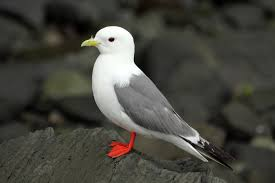
#> input picture Red_legged_Kittiwake.jpeg, 275 x 183 px
$ jupyter execute --allow-errors GLCM.ipynb   (older library calls are emulated)
#> lines starting #> are read from the running program, lines starting #| are printed output that depends on the picture; long printed decimals are rounded
[cell 1]
import cv2
import numpy as np
import matplotlib.pyplot as plt
from skimage.feature import graycomatrix, graycoprops

#-------------------------------
# 1. Görüntüyü Gri Tonlamaya Çevir
#-------------------------------
image = cv2.imread('Red_legged_Kittiwake.jpeg', cv2.IMREAD_GRAYSCALE)
#> image: shape (183, 275); min 0, max 255, mean 69

# Gri seviye sayısını sınırlamak (isteğe bağlı, örneğin: 8-bit = 256)
levels = 256

#-------------------------------
# 2. GLCM Hesaplama
#-------------------------------
# Mesafe = 1 piksel, Açı = 0 derece (yatay yönde)
glcm = graycomatrix(
    image,
    distances=[1],
    angles=[0],
    levels=levels,
    symmetric=True,
    normed=True
)

#-------------------------------
# 3. Doku Özelliklerini Hesaplama
#-------------------------------
contrast = graycoprops(glcm, 'contrast')[0, 0]
#> contrast = 113.3
homogeneity = graycoprops(glcm, 'homogeneity')[0, 0]
#> homogeneity = 0.423
energy = graycoprops(glcm, 'energy')[0, 0]
#> energy = 0.0457
correlation = graycoprops(glcm, 'correlation')[0, 0]
#> correlation = 0.974

# Konsola yazdır
print(f"Contrast   : {contrast:.4f}")
#| Contrast   : 113.3450
print(f"Homogeneity: {homogeneity:.4f}")
#| Homogeneity: 0.4234
print(f"Energy     : {energy:.4f}")
#| Energy     : 0.0457
print(f"Correlation: {correlation:.4f}")
#| Correlation: 0.9742

#-------------------------------
# 4. Görselleştirme
#-------------------------------
plt.figure(figsize=(16, 5))

# Orijinal görüntü
plt.subplot(1, 3, 1)
plt.imshow(image, cmap='gray')
plt.title('Orijinal Gri Görüntü')
plt.axis('off')

# GLCM matrisi (0° açı, 1 piksel mesafe)
plt.subplot(1, 3, 2)
plt.imshow(glcm[:, :, 0, 0], cmap='jet', interpolation='nearest')
plt.title('GLCM (d=1, θ=0°)')
plt.colorbar(label='Olasılık')
plt.axis('off')

# Doku özellikleri çubuğu
plt.subplot(1, 3, 3)
properties = ['Contrast', 'Homogeneity', 'Energy', 'Correlation']
values = [contrast, homogeneity, energy, correlation]
#> values = [113.3, 0.423, 0.0457, 0.974]
bars = plt.bar(properties, values, color='skyblue', edgecolor='black')
plt.title('Doku Özellikleri')
plt.ylim(0, max(values) * 1.2)
for bar in bars:
    yval = bar.get_height()
    plt.text(bar.get_x() + bar.get_width() / 2.0, yval + 0.01, f'{yval:.2f}', ha='center', va='bottom')
#> this loop made 4 passes
#> yval on passes 1 to 4: 113.3, 0.423, 0.0457, 0.974

plt.tight_layout()
plt.show()
#> figure, not shown here; panel 4: tallest bar 113.3 high, from x = -0.4 to 0.4

[cell 2]
from skimage.feature import graycomatrix, graycoprops

glcm = graycomatrix(image, distances=[1, 2], angles=[0, np.pi/2], levels=256, symmetric=True, normed=True)
contrast = graycoprops(glcm, 'contrast')[0, 0]
homogeneity = graycoprops(glcm, 'homogeneity')[0, 0]

print(f"Contrast   : {contrast:.4f}")
#| Contrast   : 113.3450
print(f"Homogeneity: {homogeneity:.4f}")
#| Homogeneity: 0.4234

plt.figure(figsize=(12, 3))
plt.subplot(1, 3, 1)
plt.imshow(image, cmap='gray')

[cell 3]
import cv2
import numpy as np
import matplotlib.pyplot as plt
from skimage.feature import local_binary_pattern

# 1. Görüntüyü yükle ve gri tona çevir
image = cv2.imread('Red_legged_Kittiwake.jpeg', cv2.IMREAD_GRAYSCALE)

# 2. LBP parametrelerini tanımla
radius = 1              # Komşuluk yarıçapı
n_points = 8 * radius   # Komşu piksel sayısı (8, 16, 24...)
method = 'uniform'      # 'default', 'ror', 'uniform', 'nri_uniform'

# 3. LBP özelliğini çıkar
lbp = local_binary_pattern(image, n_points, radius, method)
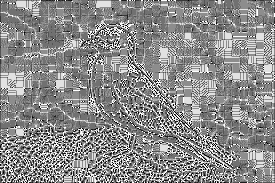
#> lbp: shape (183, 275) float64; min 0, max 9, mean 4.93; drawn with min black and max white

# 4. Histogram hesapla (LBP dağılımı)
n_bins = int(lbp.max() + 1)
#> n_bins = 10
hist, _ = np.histogram(lbp.ravel(), bins=n_bins, range=(0, n_bins), density=True)
#> hist = [0.0242, 0.0395, 0.0283, 0.12, 0.233, 0.249, 0.0756, 0.0597, 0.108, 0.0627]

# 5. Sonuçları görselleştir
plt.figure(figsize=(8,3))
plt.subplot(1,2,1)
plt.title("Orijinal Görüntü\n")
plt.imshow(image, cmap='gray')
plt.axis('off')
plt.subplot(1,2,2)
plt.title("LBP Görüntüsü\n")
plt.imshow(lbp, cmap='gray')
plt.axis('off')
plt.tight_layout()
plt.show()

# Histogramı yazdır
print("LBP Histogramı:\n", hist)
#| LBP Histogramı:
#|  [0.02416 0.03948 0.02832 0.12 0.2335 0.2485
#|  0.07561 0.05973 0.108 0.06269 ]

[cell 4]
import matplotlib.pyplot as plt
from skimage import color, io
from skimage.feature import hog
from skimage.transform import resize

# Görüntüyü yükle ve yeniden boyutlandır (isteğe bağlı)
image = io.imread('Red_legged_Kittiwake.jpeg')  # kendi görselini buraya koy
#> image: shape (183, 275, 3)
image_resized = resize(image, (128, 64))  # HOG için yaygın boyut
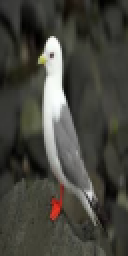
#> image_resized: shape (128, 64, 3) float64 (shown 2 times larger); mean R, G, B 0.275, 0.273, 0.244

# Gri tonlamaya çevir
gray_image = color.rgb2gray(image_resized)

# HOG özelliklerini ve görselleştirmesini elde et
features, hog_image = hog(
    gray_image,
    orientations=9,
    pixels_per_cell=(8, 8),
    cells_per_block=(2, 2),
    block_norm='L2-Hys',
    visualize=True
)
#> features = 3780 values, max 0.523 at index 1305, min 0 at index 20, mean 0.124

# Görselleştirme
fig, (ax1, ax2) = plt.subplots(1, 2, figsize=(10, 4), tight_layout=True)
ax1.imshow(gray_image, cmap='gray')
ax1.set_title('Gri Tonlamalı Görüntü')
ax1.axis('off')

ax2.imshow(hog_image, cmap='gray')
ax2.set_title('HOG Özellik Görselleştirmesi')
ax2.axis('off')

plt.show()

[cell 5]
import cv2
import numpy as np
import matplotlib.pyplot as plt

# Görüntüyü oku ve griye çevir
image = cv2.imread('Red_legged_Kittiwake.jpeg')
#> image is the input picture: shape (183, 275, 3); mean B, G, R 62.3, 69.7, 70.2
gray = cv2.cvtColor(image, cv2.COLOR_BGR2GRAY)

# Sobel filtreleri ile gradyanları hesapla
Gx = cv2.Sobel(gray, cv2.CV_64F, 1, 0, ksize=3)
Gy = cv2.Sobel(gray, cv2.CV_64F, 0, 1, ksize=3)

# Büyüklük ve yön
magnitude = np.sqrt(Gx**2 + Gy**2)
angle = np.arctan2(Gy, Gx) * 180 / np.pi
angle = np.mod(angle, 180)  # 0-180 dereceye normalize
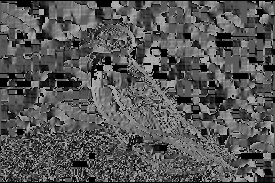
#> angle: shape (183, 275) float64; min 0, max 179.8, mean 86.7

# Yönelime göre histogram
num_bins = 9
bin_edges = np.linspace(0, 180, num_bins + 1)
hist, _ = np.histogram(angle, bins=bin_edges, weights=magnitude)
#> hist = [185101.1, 141108.8, 157679.7, 209189.7, 279431.3, 323561.5, 337225.9, 216879.3, 162175.8]

# Histogramı görselleştir
plt.bar(range(num_bins), hist)
plt.xlabel("Yönelim Bin'i")
plt.ylabel("Gradyan Ağırlıklı Değer")
plt.title("Edge Orientation Histogram")
plt.show()
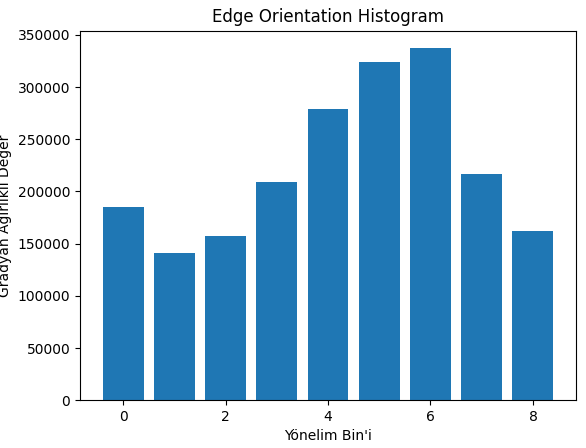
#> figure drawn by matplotlib, 1 panel; tallest bar 337225.9 high, from x = 5.6 to 6.4

[cell 6]
import cv2
import numpy as np
import matplotlib.pyplot as plt

# Görüntüyü gri tonlamalı oku
img = cv2.imread('Red_legged_Kittiwake.jpeg', 0)

# Gabor filtrelerini oluştur
def gabor_filter_bank(frequencies, orientations):
    filters = []
    for theta in orientations:
        for f in frequencies:
            kernel = cv2.getGaborKernel((21, 21), 4.0, theta, f, 0.5, 0, ktype=cv2.CV_32F)
            filters.append(kernel)
    return filters

# Parametreler
frequencies = [4, 8]
orientations = [0, np.pi/4, np.pi/2]
filters = gabor_filter_bank(frequencies, orientations)

# Filtreleri uygula
responses = [cv2.filter2D(img, cv2.CV_8UC3, k) for k in filters]
#> responses = 6 items

# Görselleri göster
plt.figure(figsize=(12, 6))
for i, (filt, resp) in enumerate(zip(filters, responses)):
    plt.subplot(3, len(filters), i + 1)
    plt.imshow(filt, cmap='gray')
    plt.title(f'Kernel {i+1}')
    plt.axis('off')

    plt.subplot(3, len(filters), i + 1 + len(filters))
    plt.imshow(resp, cmap='gray')
    plt.title(f'Response {i+1}')
    plt.axis('off')
#> this loop made 6 passes

# Histogramdan öznitelik vektörü çıkarımı
feature_vector = []
for resp in responses:
    hist = cv2.calcHist([resp], [0], None, [32], [0, 256])
    hist = cv2.normalize(hist, hist).flatten()
    feature_vector.extend(hist)
#> after the loop, feature_vector = 192 values, max 0.998 at index 0, min 0.000192 at index 157, mean 0.0798

plt.tight_layout()
plt.show()
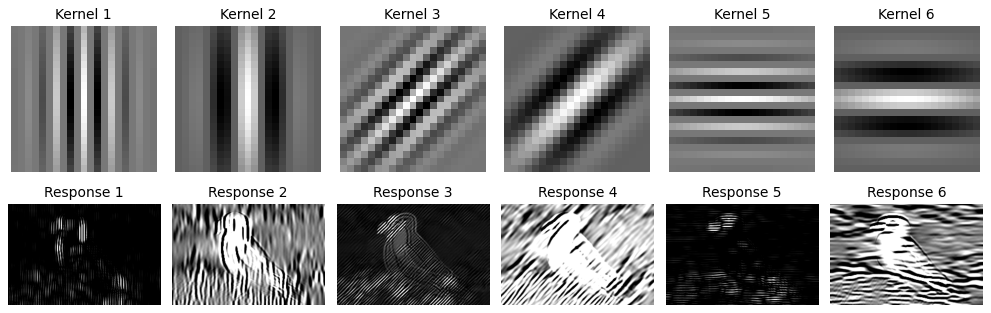
#> figure drawn by matplotlib, 12 panels
print("Özellik vektörü boyutu:", len(feature_vector))
#| Özellik vektörü boyutu: 192

[cell 7]
import cv2
import numpy as np
import matplotlib.pyplot as plt

# Görüntüyü gri tonlamalı oku
img = cv2.imread('Red_legged_Kittiwake.jpeg', 0)

# Fourier dönüşümü
f = np.fft.fft2(img)
fshift = np.fft.fftshift(f)
magnitude_spectrum = 20 * np.log(np.abs(fshift) + 1)  # +1 log(0) hatasını önler

# Görselleştir
plt.figure(figsize=(12, 5))

plt.subplot(1, 2, 1)
plt.imshow(img, cmap='gray')
plt.title('Original Image')
plt.axis('off')

plt.subplot(1, 2, 2)
plt.imshow(magnitude_spectrum, cmap='gray')
plt.title('Magnitude Spectrum')
plt.axis('off')

plt.tight_layout()
plt.show()

# Kaydetme (opsiyonel)
cv2.imwrite('Red_legged_KittiwakeF.jpeg', magnitude_spectrum)
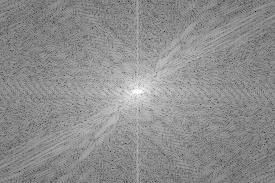
#> saved as Red_legged_KittiwakeF.jpeg: shape (183, 275); min 24, max 255, mean 141.5
#> Out = True

[cell 8]
import cv2
import pywt
import numpy as np
import matplotlib.pyplot as plt

img = cv2.imread('Red_legged_Kittiwake.jpeg', cv2.IMREAD_GRAYSCALE)

# 2. Tek seviye 2D ayrık wavelet dönüşümü (Daubechies 1)
coeffs2 = pywt.dwt2(img, 'db1')
LL, (LH, HL, HH) = coeffs2
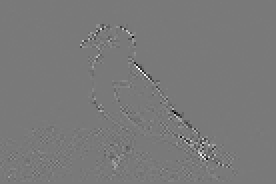
#> HH: shape (92, 138) float64 (shown 2 times larger); min -76.5, max 83.5, mean 0; drawn with min black and max white

# 3. Alt bantları görselleştir
plt.figure(figsize=(12, 8))
bands = [LL, LH, HL, HH]
titles = ['LL (Yaklaşıklık)', 'LH (Yatay Kenar)', 'HL (Dikey Kenar)', 'HH (Detay)']

for i, (band, title) in enumerate(zip(bands, titles)):
    plt.subplot(2, 2, i+1)
    plt.imshow(band, cmap='gray')
    plt.title(title)
    plt.axis('off')
#> this loop made 4 passes
#> title on passes 1 to 4: 'LL (Yaklaşıklık)', 'LH (Yatay Kenar)', 'HL (Dikey Kenar)', 'HH (Detay)'

plt.tight_layout()
plt.show()

# 4. Histogram tabanlı öznitelik vektörü çıkarımı
feature_vector = []
for band in bands:
    hist = cv2.calcHist([np.float32(band)], [0], None, [32], [np.min(band), np.max(band)])
    hist = cv2.normalize(hist, hist).flatten()
    feature_vector.extend(hist)
#> this loop made 4 passes
#> after the loop, feature_vector = 128 values, max 0.996 at index 111, min 0 at index 33, mean 0.0531

print("Öznitelik vektörü uzunluğu:", len(feature_vector))
#| Öznitelik vektörü uzunluğu: 128

[cell 9]
import cv2
import matplotlib.pyplot as plt
from skimage.feature import hog
from skimage import color

# 1. Görüntüyü yükle ve gri tona çevir
image = cv2.imread('Red_legged_Kittiwake.jpeg')
gray_image = cv2.cvtColor(image, cv2.COLOR_BGR2GRAY)

# 2. HOG özelliğini çıkar
hog_features, hog_image = hog(
    gray_image,
    orientations=9,       # Yön sayısı (açı bölmesi)
    pixels_per_cell=(8, 8),   # Her hücrenin boyutu
    cells_per_block=(2, 2),   # Blok başına hücre sayısı
    block_norm='L2-Hys',      # Normalizasyon yöntemi
    visualize=True,           # Görselleştirme çıktısı istersek True olmalı
    transform_sqrt=True       # Parlaklık farklarını normalize eder
)
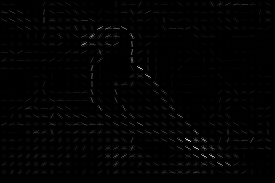
#> hog_image: shape (183, 275) float64; min 0, max 5.61, mean 0.064; drawn with min black and max white

# 3. Görselleştir
plt.figure(figsize=(10, 4))
plt.subplot(1, 2, 1)
plt.title("Orijinal Görüntü")
plt.imshow(gray_image, cmap='gray')
plt.axis('off')

plt.subplot(1, 2, 2)
plt.title("HOG Özellik Görselleştirmesi")
plt.imshow(hog_image, cmap='gray')
plt.axis('off')

plt.tight_layout()
plt.show()

# 4. Özellik vektörünü yazdır
print("HOG Özellik Vektörü Uzunluğu:", len(hog_features))
#| HOG Özellik Vektörü Uzunluğu: 24948

[cell 10]
import cv2
import matplotlib.pyplot as plt

# 1. Görüntüyü yükle ve gri tona çevir
image = cv2.imread('Red_legged_Kittiwake.jpeg', cv2.IMREAD_GRAYSCALE)

# 2. X ve Y yönlerinde Sobel gradyanlarını hesapla
grad_x = cv2.Sobel(image, cv2.CV_64F, 1, 0, ksize=3)
grad_y = cv2.Sobel(image, cv2.CV_64F, 0, 1, ksize=3)

# 3. Gradyan büyüklüğü ve yönünü hesapla
magnitude = cv2.magnitude(grad_x, grad_y)
angle = cv2.phase(grad_x, grad_y, angleInDegrees=True)
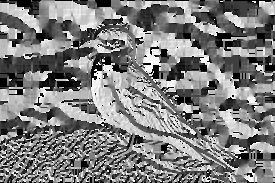
#> angle: shape (183, 275) float64; min 0, max 359.6, mean 178.1; drawn with min black and max white

# 4. Görselleştirme
plt.figure(figsize=(12, 4))

plt.subplot(1, 3, 1)
plt.title('Giriş Görüntüsü')
plt.imshow(image, cmap='gray')
plt.axis('off')

plt.subplot(1, 3, 2)
plt.title('Gradyan Büyüklüğü')
plt.imshow(magnitude, cmap='gray')
plt.axis('off')

plt.subplot(1, 3, 3)
plt.title('Gradyan Yönü (Derece)')
plt.imshow(angle, cmap='hsv')  # Açıları renkli görmek için HSV kullanılır
plt.axis('off')

plt.tight_layout()
plt.show()

[cell 11]
import cv2
import matplotlib.pyplot as plt
from skimage.feature import graycomatrix, graycoprops

# 1. Görüntüyü yükle ve gri tona çevir
image = cv2.imread('Red_legged_Kittiwake.jpeg', cv2.IMREAD_GRAYSCALE)

# 2. GLCM oluştur (1 piksel mesafe, 0 derece yön)
glcm = graycomatrix(image,
                    distances=[1],
                    angles=[0],
                    levels=256,
                    symmetric=True,
                    normed=True)

# 3. GLCM özelliklerini hesapla
contrast     = graycoprops(glcm, 'contrast')[0, 0]
dissimilarity = graycoprops(glcm, 'dissimilarity')[0, 0]
#> dissimilarity = 4.05
homogeneity  = graycoprops(glcm, 'homogeneity')[0, 0]
energy       = graycoprops(glcm, 'energy')[0, 0]
ASM          = graycoprops(glcm, 'ASM')[0, 0]
#> ASM = 0.00209
correlation  = graycoprops(glcm, 'correlation')[0, 0]

# 4. Görselleştirme
plt.figure(figsize=(6, 3))
plt.title("Gri Tonlamalı Görüntü")
plt.imshow(image, cmap='gray')
plt.axis('off')
plt.show()

# 5. Sonuçları yazdır
print("GLCM Özellikleri:")
print(f"Kontrast        : {contrast:.4f}")
#| Kontrast        : 113.3450
print(f"Benzerlik       : {dissimilarity:.4f}")
#| Benzerlik       : 4.0549
print(f"Homojenlik      : {homogeneity:.4f}")
#| Homojenlik      : 0.4234
print(f"Energy (Kare Kök ASM): {energy:.4f}")
#| Energy (Kare Kök ASM): 0.0457
print(f"ASM (Angular Second Moment): {ASM:.4f}")
#| ASM (Angular Second Moment): 0.0021
print(f"Korelasyon      : {correlation:.4f}")
#| Korelasyon      : 0.9742

[cell 12]
import SimpleITK as sitk
from radiomics import featureextractor

# Görüntü yolu ve dummy maske (her yer 1)
image_path = "Red_legged_Kittiwake.jpeg"
# Görüntüyü SimpleITK formatına çevir
#> (the rest of this cell did not finish here and is left out)

[cell 13]
import cv2
import numpy as np
import matplotlib.pyplot as plt

# 1. Görüntüyü yükle (gri tonlamalı)
image = cv2.imread('Red_legged_Kittiwake.jpeg', cv2.IMREAD_GRAYSCALE)
if image is None:
    raise FileNotFoundError("Görüntü dosyası bulunamadı.")

# 2. Gabor filtresi parametreleri
ksize = 31        # Filtre boyutu (tek sayılı)
sigma = 4.0       # Gaussian zarfının standart sapması
theta = np.pi / 4 # Filtrenin yönü (radyan)
lambd = 10.0      # Dalga boyu
gamma = 0.5       # En/boy oranı (elongation)
psi = 0           # Faz ofseti

# 3. Gabor filtresi oluştur
gabor_kernel = cv2.getGaborKernel((ksize, ksize), sigma, theta, lambd, gamma, psi, ktype=cv2.CV_32F)

# 4. Görüntüye Gabor filtresi uygula (convolve)
filtered_img = cv2.filter2D(image, cv2.CV_8UC3, gabor_kernel)
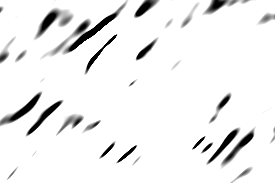
#> filtered_img: shape (183, 275); min 0, max 255, mean 239.4

# 5. Görselleştirme
plt.figure(figsize=(10,5))

plt.subplot(1,2,1)
plt.title("Orijinal Görüntü")
plt.imshow(image, cmap='gray')
plt.axis('off')

plt.subplot(1,2,2)
plt.title("Gabor Filtre Sonucu")
plt.imshow(filtered_img, cmap='gray')
plt.axis('off')

plt.show()

[cell 14]
import cv2
import numpy as np
import matplotlib.pyplot as plt

# 1. Görüntüyü yükle ve gri tonlamaya çevir
image = cv2.imread('Red_legged_Kittiwake.jpeg', cv2.IMREAD_GRAYSCALE)
if image is None:
    raise FileNotFoundError("Görüntü dosyası bulunamadı.")

# 2. FFT uygula
f = np.fft.fft2(image)                # 2 boyutlu FFT
fshift = np.fft.fftshift(f)           # Frekans bileşenlerini merkeze taşı

# 3. Spektrumu hesapla (genlik)
magnitude_spectrum = 20 * np.log(np.abs(fshift) + 1)  # +1 sayısal hata önleme

# 4. Görselleştir
plt.figure(figsize=(12, 5))

plt.subplot(1, 2, 1)
plt.title('Orijinal Görüntü')
plt.imshow(image, cmap='gray')
plt.axis('off')
plt.subplot(1, 2, 2)
plt.title('Magnitude Spektrumu (FFT)')
plt.imshow(magnitude_spectrum, cmap='gray')
plt.axis('off')
plt.show()

#İstenirse ters dönüşüm (Inverse FFT) da yapılabilir:
f_ishift = np.fft.ifftshift(fshift)
img_back = np.fft.ifft2(f_ishift)
img_back = np.abs(img_back)

plt.imshow(img_back, cmap='gray')
plt.title('İnverse FFT ile Geri Dönüşüm')
plt.axis('off')
plt.show()

[cell 15]
import cv2
import numpy as np
import matplotlib.pyplot as plt
import pywt  # PyWavelets kütüphanesi

# 1. Görüntüyü yükle ve gri tonlamaya çevir
image = cv2.imread('Red_legged_Kittiwake.jpeg', cv2.IMREAD_GRAYSCALE)
if image is None:
    raise FileNotFoundError("Görüntü dosyası bulunamadı.")

# 2. DWT uygula (tek seviyeli)
coeffs2 = pywt.dwt2(image, 'haar')  # 'haar', Daubechies ailesinin en basit dalgaleti
LL, (LH, HL, HH) = coeffs2  # Alt bantlar

# 3. Görselleştir
titles = ['Yakınsama (LL)', 'Yatay detay (LH)', 'Dikey detay (HL)', 'Köşesel detay (HH)']
images = [LL, LH, HL, HH]

plt.figure(figsize=(5, 4))
for i in range(4):
    plt.subplot(2, 2, i + 1)
    plt.imshow(images[i], cmap='gray')
    plt.title(titles[i])
    plt.axis('off')

plt.tight_layout()
plt.show()
